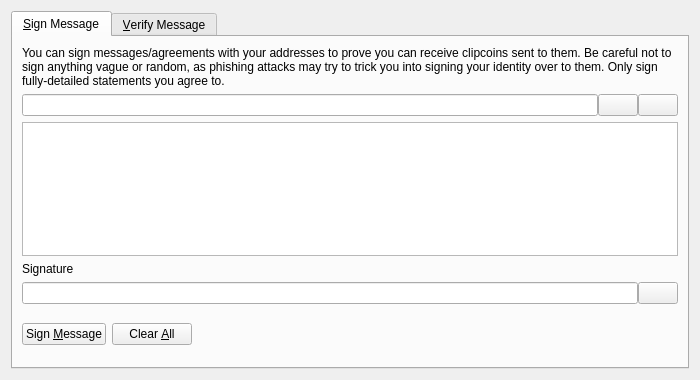
<?xml version="1.0" encoding="UTF-8"?>
<ui version="4.0">
 <class>SignVerifyMessageDialog</class>
 <widget class="QDialog" name="SignVerifyMessageDialog">
  <property name="geometry">
   <rect>
    <x>0</x>
    <y>0</y>
    <width>700</width>
    <height>380</height>
   </rect>
  </property>
  <property name="windowTitle">
   <string>Signatures - Sign / Verify a Message</string>
  </property>
  <property name="modal">
   <bool>true</bool>
  </property>
  <layout class="QVBoxLayout" name="verticalLayout">
   <item>
    <widget class="QTabWidget" name="tabWidget">
     <property name="currentIndex">
      <number>0</number>
     </property>
     <widget class="QWidget" name="tabSignMessage">
      <attribute name="title">
       <string>&amp;Sign Message</string>
      </attribute>
      <layout class="QVBoxLayout" name="verticalLayout_SM">
       <item>
        <widget class="QLabel" name="infoLabel_SM">
         <property name="text">
          <string>You can sign messages/agreements with your addresses to prove you can receive clipcoins sent to them. Be careful not to sign anything vague or random, as phishing attacks may try to trick you into signing your identity over to them. Only sign fully-detailed statements you agree to.</string>
         </property>
         <property name="textFormat">
          <enum>Qt::PlainText</enum>
         </property>
         <property name="wordWrap">
          <bool>true</bool>
         </property>
        </widget>
       </item>
       <item>
        <layout class="QHBoxLayout" name="horizontalLayout_1_SM">
         <property name="spacing">
          <number>0</number>
         </property>
         <item>
          <widget class="QValidatedLineEdit" name="addressIn_SM">
           <property name="toolTip">
            <string>The Clipcoin address to sign the message with</string>
           </property>
          </widget>
         </item>
         <item>
          <widget class="QPushButton" name="addressBookButton_SM">
           <property name="toolTip">
            <string>Choose previously used address</string>
           </property>
           <property name="text">
            <string/>
           </property>
           <property name="icon">
            <iconset resource="../bitcoin.qrc">
             <normaloff>:/icons/address-book</normaloff>:/icons/address-book</iconset>
           </property>
           <property name="shortcut">
            <string>Alt+A</string>
           </property>
           <property name="autoDefault">
            <bool>false</bool>
           </property>
          </widget>
         </item>
         <item>
          <widget class="QPushButton" name="pasteButton_SM">
           <property name="toolTip">
            <string>Paste address from clipboard</string>
           </property>
           <property name="text">
            <string/>
           </property>
           <property name="icon">
            <iconset resource="../bitcoin.qrc">
             <normaloff>:/icons/editpaste</normaloff>:/icons/editpaste</iconset>
           </property>
           <property name="shortcut">
            <string>Alt+P</string>
           </property>
           <property name="autoDefault">
            <bool>false</bool>
           </property>
          </widget>
         </item>
        </layout>
       </item>
       <item>
        <widget class="QPlainTextEdit" name="messageIn_SM">
         <property name="toolTip">
          <string>Enter the message you want to sign here</string>
         </property>
        </widget>
       </item>
       <item>
        <widget class="QLabel" name="signatureLabel_SM">
         <property name="text">
          <string>Signature</string>
         </property>
         <property name="textFormat">
          <enum>Qt::PlainText</enum>
         </property>
        </widget>
       </item>
       <item>
        <layout class="QHBoxLayout" name="horizontalLayout_2_SM">
         <property name="spacing">
          <number>0</number>
         </property>
         <item>
          <widget class="QLineEdit" name="signatureOut_SM">
           <property name="font">
            <font>
             <italic>true</italic>
            </font>
           </property>
           <property name="readOnly">
            <bool>true</bool>
           </property>
          </widget>
         </item>
         <item>
          <widget class="QPushButton" name="copySignatureButton_SM">
           <property name="toolTip">
            <string>Copy the current signature to the system clipboard</string>
           </property>
           <property name="text">
            <string/>
           </property>
           <property name="icon">
            <iconset resource="../bitcoin.qrc">
             <normaloff>:/icons/editcopy</normaloff>:/icons/editcopy</iconset>
           </property>
           <property name="autoDefault">
            <bool>false</bool>
           </property>
          </widget>
         </item>
        </layout>
       </item>
       <item>
        <layout class="QHBoxLayout" name="horizontalLayout_3_SM">
         <item>
          <widget class="QPushButton" name="signMessageButton_SM">
           <property name="toolTip">
            <string>Sign the message to prove you own this Clipcoin address</string>
           </property>
           <property name="text">
            <string>Sign &amp;Message</string>
           </property>
           <property name="icon">
            <iconset resource="../bitcoin.qrc">
             <normaloff>:/icons/edit</normaloff>:/icons/edit</iconset>
           </property>
           <property name="autoDefault">
            <bool>false</bool>
           </property>
          </widget>
         </item>
         <item>
          <widget class="QPushButton" name="clearButton_SM">
           <property name="toolTip">
            <string>Reset all sign message fields</string>
           </property>
           <property name="text">
            <string>Clear &amp;All</string>
           </property>
           <property name="icon">
            <iconset resource="../bitcoin.qrc">
             <normaloff>:/icons/remove</normaloff>:/icons/remove</iconset>
           </property>
           <property name="autoDefault">
            <bool>false</bool>
           </property>
          </widget>
         </item>
         <item>
          <spacer name="horizontalSpacer_1_SM">
           <property name="orientation">
            <enum>Qt::Horizontal</enum>
           </property>
           <property name="sizeHint" stdset="0">
            <size>
             <width>40</width>
             <height>48</height>
            </size>
           </property>
          </spacer>
         </item>
         <item>
          <widget class="QLabel" name="statusLabel_SM">
           <property name="font">
            <font>
             <weight>75</weight>
             <bold>true</bold>
            </font>
           </property>
           <property name="text">
            <string/>
           </property>
           <property name="wordWrap">
            <bool>true</bool>
           </property>
          </widget>
         </item>
         <item>
          <spacer name="horizontalSpacer_2_SM">
           <property name="orientation">
            <enum>Qt::Horizontal</enum>
           </property>
           <property name="sizeHint" stdset="0">
            <size>
             <width>40</width>
             <height>48</height>
            </size>
           </property>
          </spacer>
         </item>
        </layout>
       </item>
      </layout>
     </widget>
     <widget class="QWidget" name="tabVerifyMessage">
      <attribute name="title">
       <string>&amp;Verify Message</string>
      </attribute>
      <layout class="QVBoxLayout" name="verticalLayout_VM">
       <item>
        <widget class="QLabel" name="infoLabel_VM">
         <property name="text">
          <string>Enter the receiver's address, message (ensure you copy line breaks, spaces, tabs, etc. exactly) and signature below to verify the message. Be careful not to read more into the signature than what is in the signed message itself, to avoid being tricked by a man-in-the-middle attack. Note that this only proves the signing party receives with the address, it cannot prove sendership of any transaction!</string>
         </property>
         <property name="textFormat">
          <enum>Qt::PlainText</enum>
         </property>
         <property name="alignment">
          <set>Qt::AlignLeading|Qt::AlignLeft|Qt::AlignTop</set>
         </property>
         <property name="wordWrap">
          <bool>true</bool>
         </property>
        </widget>
       </item>
       <item>
        <layout class="QHBoxLayout" name="horizontalLayout_1_VM">
         <property name="spacing">
          <number>0</number>
         </property>
         <item>
          <widget class="QValidatedLineEdit" name="addressIn_VM">
           <property name="toolTip">
            <string>The Clipcoin address the message was signed with</string>
           </property>
          </widget>
         </item>
         <item>
          <widget class="QPushButton" name="addressBookButton_VM">
           <property name="toolTip">
            <string>Choose previously used address</string>
           </property>
           <property name="text">
            <string/>
           </property>
           <property name="icon">
            <iconset resource="../bitcoin.qrc">
             <normaloff>:/icons/address-book</normaloff>:/icons/address-book</iconset>
           </property>
           <property name="shortcut">
            <string>Alt+A</string>
           </property>
           <property name="autoDefault">
            <bool>false</bool>
           </property>
          </widget>
         </item>
        </layout>
       </item>
       <item>
        <widget class="QPlainTextEdit" name="messageIn_VM"/>
       </item>
       <item>
        <widget class="QValidatedLineEdit" name="signatureIn_VM"/>
       </item>
       <item>
        <layout class="QHBoxLayout" name="horizontalLayout_2_VM">
         <item>
          <widget class="QPushButton" name="verifyMessageButton_VM">
           <property name="toolTip">
            <string>Verify the message to ensure it was signed with the specified Clipcoin address</string>
           </property>
           <property name="text">
            <string>Verify &amp;Message</string>
           </property>
           <property name="icon">
            <iconset resource="../bitcoin.qrc">
             <normaloff>:/icons/transaction_0</normaloff>:/icons/transaction_0</iconset>
           </property>
           <property name="autoDefault">
            <bool>false</bool>
           </property>
          </widget>
         </item>
         <item>
          <widget class="QPushButton" name="clearButton_VM">
           <property name="toolTip">
            <string>Reset all verify message fields</string>
           </property>
           <property name="text">
            <string>Clear &amp;All</string>
           </property>
           <property name="icon">
            <iconset resource="../bitcoin.qrc">
             <normaloff>:/icons/remove</normaloff>:/icons/remove</iconset>
           </property>
           <property name="autoDefault">
            <bool>false</bool>
           </property>
          </widget>
         </item>
         <item>
          <spacer name="horizontalSpacer_1_VM">
           <property name="orientation">
            <enum>Qt::Horizontal</enum>
           </property>
           <property name="sizeHint" stdset="0">
            <size>
             <width>40</width>
             <height>48</height>
            </size>
           </property>
          </spacer>
         </item>
         <item>
          <widget class="QLabel" name="statusLabel_VM">
           <property name="font">
            <font>
             <weight>75</weight>
             <bold>true</bold>
            </font>
           </property>
           <property name="text">
            <string/>
           </property>
           <property name="wordWrap">
            <bool>true</bool>
           </property>
          </widget>
         </item>
         <item>
          <spacer name="horizontalSpacer_2_VM">
           <property name="orientation">
            <enum>Qt::Horizontal</enum>
           </property>
           <property name="sizeHint" stdset="0">
            <size>
             <width>40</width>
             <height>48</height>
            </size>
           </property>
          </spacer>
         </item>
        </layout>
       </item>
      </layout>
     </widget>
    </widget>
   </item>
  </layout>
 </widget>
 <customwidgets>
  <customwidget>
   <class>QValidatedLineEdit</class>
   <extends>QLineEdit</extends>
   <header>qt/qvalidatedlineedit.h</header>
  </customwidget>
 </customwidgets>
 <resources>
  <include location="../bitcoin.qrc"/>
 </resources>
 <connections/>
</ui>
